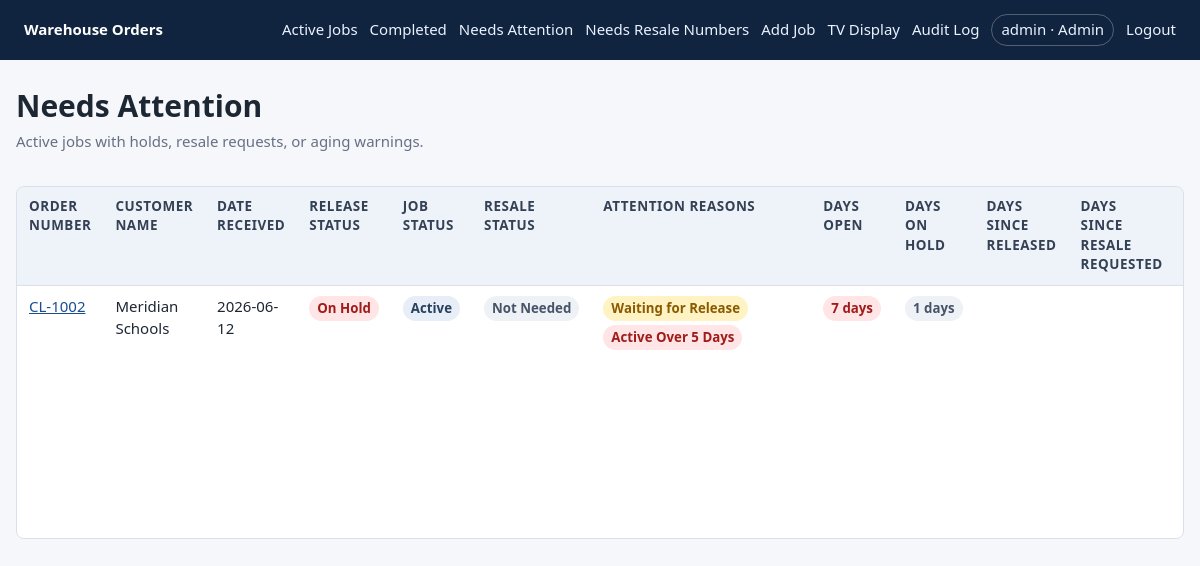
Screenshot of /needs-attention (signed in) with the database file from the repository.
### tables this page shows
CREATE TABLE users (
            id INTEGER PRIMARY KEY AUTOINCREMENT,
            username TEXT NOT NULL UNIQUE,
            password_hash TEXT NOT NULL,
            role TEXT NOT NULL,
            created_at TEXT NOT NULL
        );

CREATE TABLE jobs (
            id INTEGER PRIMARY KEY AUTOINCREMENT,
            order_number TEXT NOT NULL UNIQUE,
            customer_name TEXT NOT NULL,
            date_received TEXT NOT NULL,
            release_status TEXT NOT NULL,
            job_status TEXT NOT NULL,
            notes TEXT,
            created_at TEXT NOT NULL,
            created_by TEXT NOT NULL,
            updated_at TEXT NOT NULL,
            updated_by TEXT NOT NULL,
            released_at TEXT,
            released_by TEXT,
            completed_at TEXT,
            completed_by TEXT, resale_status TEXT NOT NULL DEFAULT 'Not Needed', resale_requested_at TEXT, resale_requested_by TEXT, resale_provided_at TEXT, resale_provided_by TEXT, hold_started_at TEXT, hold_started_by TEXT,
            CHECK (release_status IN ('Released', 'On Hold')),
            CHECK (job_status IN ('Active', 'Completed'))
        );

### routes.py (the view)
@bp.route("/needs-attention")
@login_required
def needs_attention():
    user = current_user()
    if user["role"] == "Warehouse Display":
        abort(403)
    rows = []
    for job in get_attention_candidate_jobs():
        reasons = get_attention_reasons(job)
        if reasons:
            rows.append(
                {
                    "job": job,
                    "reasons": reasons,
                    "owners": get_suggested_owners(reasons),
                }
            )
    return render_template("needs_attention.html", rows=rows)

### auth.py (called while the page is built)
def current_user():
    user_id = session.get("user_id")
    if not user_id:
        return None
    return get_user_by_id(user_id)

def login_required(view):
    @wraps(view)
    def wrapped_view(**kwargs):
        if current_user() is None:
            return redirect(url_for("main.login", next=request.path))
        return view(**kwargs)
    return wrapped_view

def generate_csrf_token():
    token = session.get("csrf_token")
    if not token:
        token = token_urlsafe(32)
        session["csrf_token"] = token
    return token

### helpers.py (called while the page is built, shortened)
def _parse_date(value):
    if not value:
        return None
    if isinstance(value, date) and not isinstance(value, datetime):
        return value
    if isinstance(value, datetime):
        return value.date()
    return datetime.fromisoformat(value).date()

def _today(today=None):
    return today or date.today()

def calculate_days_open(job, today=None):
    received = _parse_date(job["date_received"])
    if not received:
        return None
    end = _today(today)
    if job["job_status"] == COMPLETED and job["completed_at"]:
        end = _parse_date(job["completed_at"])
    return max((end - received).days, 0)

def calculate_days_on_hold(job, today=None):
    if job["release_status"] != ON_HOLD:
        return None
    start = _parse_date(
        job["hold_started_at"]
        or job["updated_at"]
        or job["date_received"]
    )
    if not start:
        return None
    return max((_today(today) - start).days, 0)

def calculate_days_since_released(job, today=None):
    if job["release_status"] != RELEASED or not job["released_at"]:
        return None
    released = _parse_date(job["released_at"])
    return max((_today(today) - released).days, 0)

def calculate_days_since_resale_requested(job, today=None):
    if job["resale_status"] != RESALE_REQUESTED or not job["resale_requested_at"]:
        return None
    requested = _parse_date(job["resale_requested_at"])
    return max((_today(today) - requested).days, 0)

def get_aging_level(days, aging_type):
    if days is None:
        return "normal"
    if aging_type in {"days_open", "days_on_hold"}:
        if days >= 6:
            return "urgent"
        if days >= 3:
            return "warning"
        return "normal"

def get_suggested_owners(reasons):
    owners = []
    for reason in reasons:
        owner = reason["owner"]
        if owner not in owners:
            owners.append(owner)
    return owners

### templates/needs_attention.html (shortened to what this page needs)
{% extends "base.html" %}
{% block content %}
<div class="page-title">
    <div>
        <h1>Needs Attention</h1>
        <p>Active jobs with holds, resale requests, or aging warnings.</p>
    </div>
</div>
<div class="table-wrap">
    <table>
        <thead>
            <tr>
                <th>Order Number</th>
                <th>Customer Name</th>
                <th>Date Received</th>
                <th>Release Status</th>
                <th>Job Status</th>
                <th>Resale Status</th>
                <th>Attention Reasons</th>
                <th>Days Open</th>
                <th>Days On Hold</th>
                <th>Days Since Released</th>
                <th>Days Since Resale Requested</th>
                <th>Suggested Owner</th>
            </tr>
        </thead>
        <tbody>
            {% for row in rows %}
            {% set job = row.job %}
            {% set open_days = job|days_open %}
            {% set hold_days = job|days_on_hold %}
            {% set released_days = job|days_since_released %}
            {% set resale_days = job|days_since_resale_requested %}
            <tr>
                <td><a href="{{ url_for('main.edit_job', job_id=job.id) }}">{{ job.order_number }}</a></td>
                <td>{{ job.customer_name }}</td>
                <td>{{ job.date_received }}</td>
                <td><span class="badge badge-{{ 'released' if job.release_status == 'Released' else 'on-hold' }}">{{ job.release_status }}</span></td>
                <td><span class="badge badge-{{ 'active' if job.job_status == 'Active' else 'completed' }}">{{ job.job_status }}</span></td>
                <td><span class="badge badge-resale-{{ job.resale_status|lower|replace(' ', '-') }}">{{ job.resale_status }}</span></td>
                <td class="badge-list">
                    {% for reason in row.reasons %}
                    <span class="badge badge-{{ reason.level }}">{{ reason.label }}</span>
                    {% endfor %}
                </td>
                <td><span class="badge badge-{{ open_days|aging_level('days_open') }}">{{ open_days }} days</span></td>
                <td>{% if hold_days is not none %}<span class="badge badge-{{ hold_days|aging_level('days_on_hold') }}">{{ hold_days }} days</span>{% endif %}</td>
                <td>{% if released_days is not none %}<span class="badge badge-{{ released_days|aging_level('days_since_released') }}">{{ released_days }} days</span>{% endif %}</td>
                <td>{% if resale_days is not none %}<span class="badge badge-{{ resale_days|aging_level('days_since_resale_requested') }}">{{ resale_days }} days</span>{% endif %}</td>
                <td>{{ row.owners|join(', ') }}</td>
            </tr>
            {% else %}
            <tr><td colspan="14" class="empty">No active jobs need attention.</td></tr>
            {% endfor %}
        </tbody>
    </table>
</div>
{% endblock %}

### templates/base.html (shortened to what this page needs)
<!doctype html>
<html lang="en">
<head>
    <link rel="stylesheet" href="{{ url_for('static', filename='styles.css') }}">
</head>
<body>
    <header class="site-header">
        <a class="brand" href="{{ url_for('main.index') }}">Warehouse Orders</a>
        {% if current_user %}
        <nav>
            {% if current_user.role != 'Warehouse Display' %}
            <a href="{{ url_for('main.active_jobs') }}">Active Jobs</a>
            <a href="{{ url_for('main.completed_jobs') }}">Completed</a>
            <a href="{{ url_for('main.needs_attention') }}">Needs Attention</a>
            <a href="{{ url_for('main.resale_needed') }}">Needs Resale Numbers</a>
            <a href="{{ url_for('main.new_job') }}">Add Job</a>
            {% endif %}
            <a href="{{ url_for('main.tv') }}">TV Display</a>
            {% if current_user.role == 'Admin' %}
            <a href="{{ url_for('main.audit_log') }}">Audit Log</a>
            {% endif %}
            <span class="user-pill">{{ current_user.username }} · {{ current_user.role }}</span>
            <a href="{{ url_for('main.logout') }}">Logout</a>
        </nav>
        {% endif %}
    </header>
    <main class="container">
        {% block content %}{% endblock %}
    </main>
</body>
</html>

### static/styles.css (style rules this page uses)
:root { --bg: #f5f7fa; --panel: #ffffff; --text: #1d2733; --muted: #667085; --line: #d9e0ea; --brand: #194f90; --ready-bg: #dff8e7; --ready-text: #0f6b32; --hold-bg: #ffe5e5; --hold-text: #a21b1b; --neutral-bg: #e8eef7; --neutral-text: #28415f; }
* { box-sizing: border-box; }
body { margin: 0; background: var(--bg); color: var(--text); font: 15px/1.45 system-ui, -apple-system, BlinkMacSystemFont, "Segoe UI", sans-serif; }
a { color: var(--brand); }
.site-header { display: flex; align-items: center; justify-content: space-between; gap: 18px; padding: 14px 24px; background: #10243f; color: #fff; }
.brand { color: #fff; font-weight: 700; text-decoration: none; white-space: nowrap; }
nav { display: flex; align-items: center; flex-wrap: wrap; gap: 12px; }
nav a { color: #eaf2ff; text-decoration: none; }
.user-pill { padding: 4px 9px; border: 1px solid rgba(255,255,255,.28); border-radius: 999px; color: #eaf2ff; }
.container { width: min(1280px, calc(100vw - 32px)); margin: 24px auto 48px; }
.page-title { display: flex; align-items: flex-start; justify-content: space-between; gap: 16px; margin-bottom: 18px; }
h1, h2, p { margin-top: 0; }
h1 { margin-bottom: 4px; }
.page-title p, .muted, .empty { color: var(--muted); }
.table-wrap { overflow-x: auto; background: var(--panel); border: 1px solid var(--line); border-radius: 8px; }
table { width: 100%; border-collapse: collapse; }
th, td { padding: 10px 12px; border-bottom: 1px solid var(--line); text-align: left; vertical-align: top; }
th { background: #eef3f9; color: #344054; font-size: .84rem; text-transform: uppercase; letter-spacing: .04em; }
tr:last-child td { border-bottom: 0; }
.badge { display: inline-flex; align-items: center; min-height: 24px; padding: 3px 8px; border-radius: 999px; font-size: .83rem; font-weight: 800; white-space: nowrap; }
.badge.hold, .badge-on-hold, .badge-urgent { background: var(--hold-bg); color: var(--hold-text); }
.badge.neutral, .badge-active { background: var(--neutral-bg); color: var(--neutral-text); }
.badge.resale-not-needed, .badge-resale-not-needed, .badge-normal { background: #eef2f6; color: #475467; }
.badge.resale-requested, .badge-resale-requested, .badge-warning, .badge-attention { background: #fff3c4; color: #8a5a00; }
.badge-list { min-width: 220px; }
.badge-list .badge { margin: 0 4px 4px 0; }

### rows the page displays
users: username "admin", role "Admin"
jobs: order_number "CL-1002", customer_name "Meridian Schools", date_received "2026-06-12", release_status "On Hold", job_status "Active", resale_status "Not Needed"

### other values shown
{{ reason.label }} "Waiting for Release" "Active Over 5 Days"
{{ open_days }} "7"
{{ hold_days }} "1"
